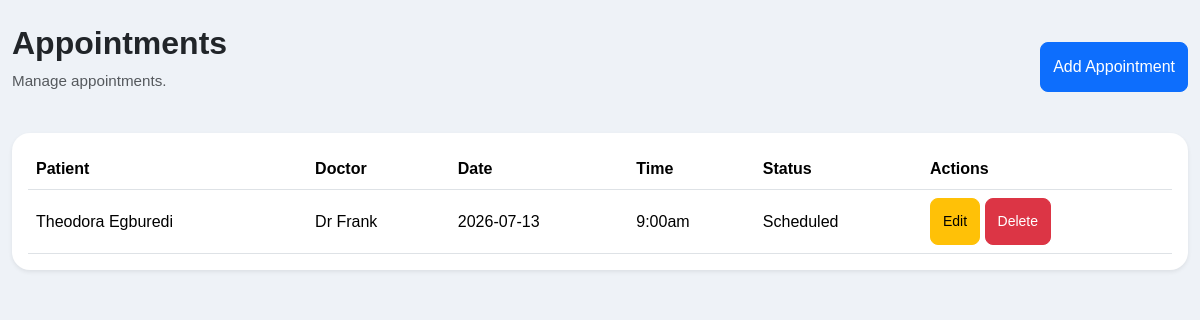
The app's page /appointments with its own data.
### models.py (models this page shows, shortened)
class Appointment(db.Model):
    __tablename__ = "appointments"
    id = db.Column(db.Integer, primary_key=True)
    patient_id = db.Column(db.Integer, db.ForeignKey("patients.id"))
    doctor_id = db.Column(db.Integer, db.ForeignKey("doctors.id"))
    appointment_date = db.Column(db.Date)
    appointment_time = db.Column(db.String(20))
    status = db.Column(db.String(50))
    patient = db.relationship("Patient")
    doctor = db.relationship("Doctor")

class Patient(db.Model):
    __tablename__ = "patients"
    id = db.Column(db.Integer, primary_key=True)
    first_name = db.Column(db.String(100), nullable=False)
    last_name = db.Column(db.String(100), nullable=False)
    gender = db.Column(db.String(20), nullable=False)
    age = db.Column(db.Integer)
    phone = db.Column(db.String(20))
    email = db.Column(db.String(120))
    diagnosis = db.Column(db.String(200))
    created_at = db.Column(db.DateTime, default=datetime.utcnow)

class Doctor(db.Model):
    __tablename__ = "doctors"
    id = db.Column(db.Integer, primary_key=True)
    name = db.Column(db.String(100), nullable=False)
    department = db.Column(db.String(100))
    specialization = db.Column(db.String(100))
    phone = db.Column(db.String(20))
    email = db.Column(db.String(100))
    created_at = db.Column(db.DateTime, default=datetime.utcnow)

### routes/appointment_routes.py (the view)
@appointment_bp.route("/appointments")
def appointments():
    appointments = Appointment.query.order_by(Appointment.id.desc()).all()
    return render_template("appointments.html", appointments=appointments)

### templates/appointments.html
{% extends "base.html" %}
{% block content %}
<div class="container-fluid">
<div class="d-flex justify-content-between align-items-center mt-4 mb-4">
<div>
<h2>Appointments</h2>
<p class="text-muted">
Manage appointments.
</p>
</div>
<a href="{{ url_for('appointment.add_appointment') }}"
class="btn btn-primary">
Add Appointment
</a>
</div>
<div class="card shadow-sm">
<div class="card-body">
<table class="table table-hover">
<thead>
<tr>
<th>Patient</th>
<th>Doctor</th>
<th>Date</th>
<th>Time</th>
<th>Status</th>
<th>Actions</th>
</tr>
</thead>
<tbody>
{% if appointments %}
{% for appointment in appointments %}
<tr>
<td>
{{ appointment.patient.first_name }}
{{ appointment.patient.last_name }}
</td>
<td>
{{ appointment.doctor.name }}
</td>
<td>
{{ appointment.appointment_date }}
</td>
<td>
{{ appointment.appointment_time }}
</td>
<td>
{{ appointment.status }}
</td>
<td>
<a
href="{{ url_for('appointment.edit_appointment',id=appointment.id) }}"
class="btn btn-warning btn-sm">
Edit
</a>
<a
href="{{ url_for('appointment.delete_appointment',id=appointment.id) }}"
class="btn btn-danger btn-sm">
Delete
</a>
</td>
</tr>
{% endfor %}
{% else %}
<tr>
<td colspan="6" class="text-center">
No appointments found.
</td>
</tr>
{% endif %}
</tbody>
</table>
</div>
</div>
</div>
{% endblock %}

### static/css/style.css (style rules this page uses)
body { background:#eef2f7; font-family:Arial,Helvetica,sans-serif; }
.card { border-radius:18px; }
.btn-primary { border-radius:10px; padding:12px; }
body { background:#eef2f7; }
.btn { padding:12px; border-radius:10px; }
.table { margin-bottom:0; }
.table th { font-weight:600; vertical-align:middle; }
.table td { vertical-align:middle; }
.btn { border-radius:8px; }
.card { border:none; box-shadow:0 8px 20px rgba(0,0,0,.08); }
h2 { font-weight:700; }
.text-muted { font-size:.95rem; }

### records on screen
Appointment: patient.first_name "Theodora", patient.last_name "Egburedi", doctor.name "Dr Frank", appointment_date "2026-07-13", appointment_time "9:00am", status "Scheduled"
